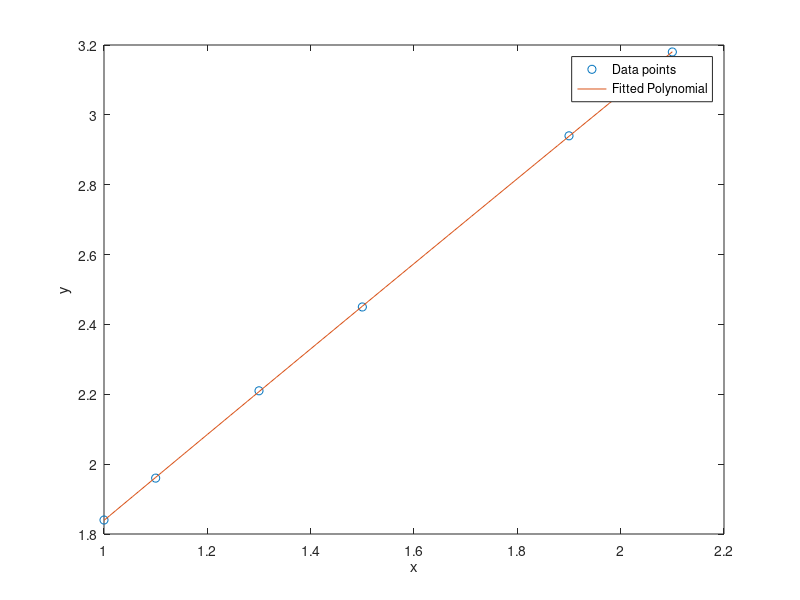

This figure's MATLAB source:
% Given data points
xi = [1.0, 1.1, 1.3, 1.5, 1.9, 2.1];
yi = [1.84, 1.96, 2.21, 2.45, 2.94, 3.18];

% Construct the Vandermonde matrix
A = [ones(length(xi),1), xi', xi'.^2];

% Calculate the coefficients using Singular Value Decomposition (SVD)
[U, S, V] = svd(A, 0);
S_inv = zeros(size(S'));
S_inv(1:size(S, 1), 1:size(S, 1)) = diag(1./diag(S));

% Compute the pseudo-inverse of A
A_plus = V * S_inv * U';

% Compute the least squares solution
c = A_plus * yi';

% Evaluate the polynomial
x = linspace(min(xi), max(xi), 100);
y = c(1) + c(2) * x + c(3) * x.^2;

% Calculate the least square errors
y_predicted = A * c;
error = norm(y_predicted' - yi);

% Display the results
disp('Coefficients of the polynomial:');
disp(c);
disp('yi:');
disp(yi);
disp('A:');
disp(A);
disp('U:');
disp(U);
disp('V:');
disp(V);
disp('A:');
disp(A_plus);
disp('S:');
disp(S);
disp('S_inv:');
disp(S_inv);

disp('y_predicted:');
disp(y_predicted);
disp('Least square error:');
disp(error);

% Plot the original data and the fitted polynomial
plot(xi, yi, 'o', x, y, '-');
xlabel('x');
ylabel('y');
legend('Data points', 'Fitted Polynomial');
